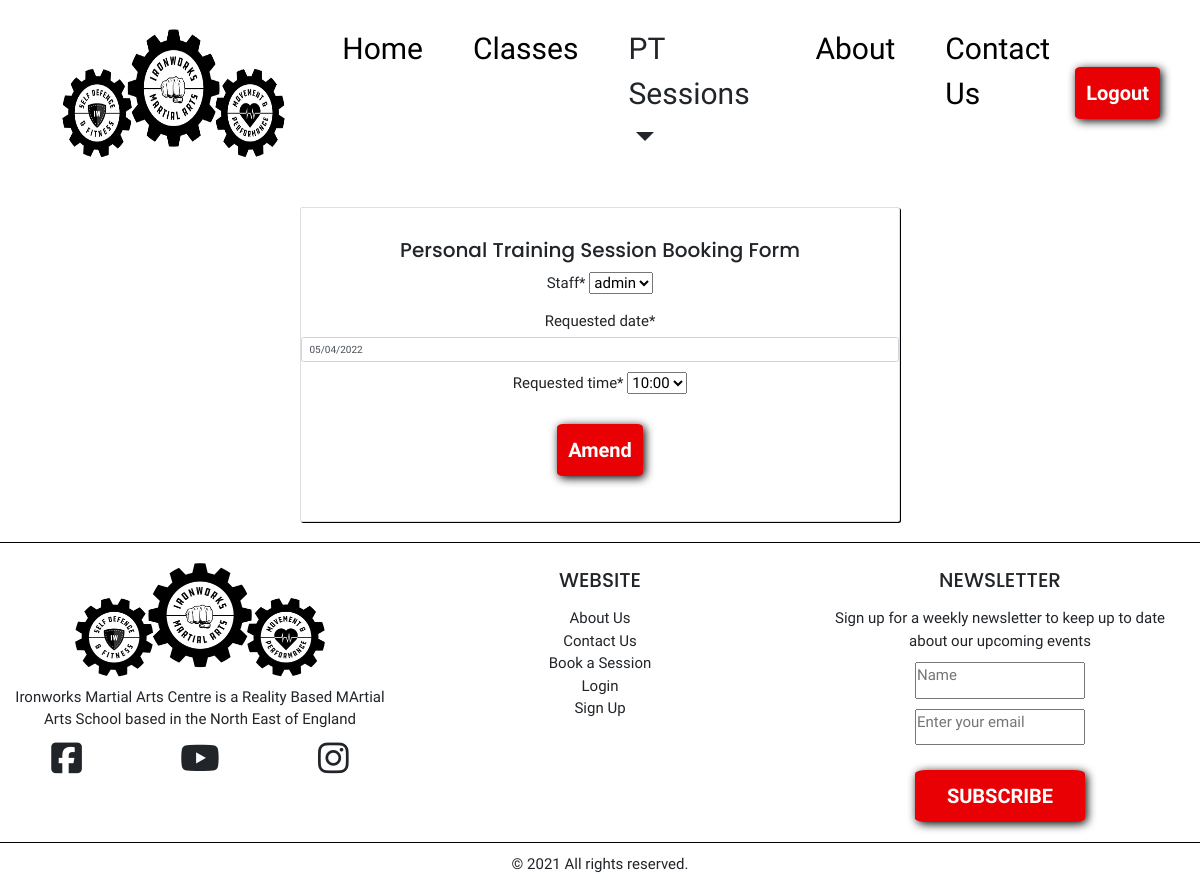
/ptbookings/edit_booking/1 (signed in), run on the app's committed database.
### pt_bookings/models.py (models this page shows, shortened)
class BookPTSession(models.Model):
    user = models.ForeignKey(
        User,
        null=True,
        on_delete=models.CASCADE
    )
    staff = models.CharField(max_length=15, choices=ptStaff, default='karen')
    requested_date = models.DateField()
    requested_time = models.CharField(
        max_length=10, choices=time_choices, default='10:00')
    status = models.CharField(
        max_length=10, choices=status_choices, default='pending')

### pt_bookings/views.py (the view, shortened to what this page needs)
# urls.py: path('edit_booking/<int:booking_id>', views.edit_booking, name='edit_booking'),
def edit_booking(request, booking_id):
    booking_to_edit = get_object_or_404(BookPTSession, pk=booking_id)
    booking_to_edit.requested_date = datetime.datetime.strftime(
                            booking_to_edit.requested_date, '%d/%m/%Y')
    if request.method == 'POST':
        booking_form = BookingForm(request.POST, instance=booking_to_edit)
        if booking_form.is_valid():
            user_requested_staff = request.POST.get('staff')
            user_requested_date = request.POST.get('requested_date')
            user_requested_time = request.POST.get('requested_time')
            correct_date_format = datetime.datetime.strptime(
                user_requested_date, "%d/%m/%Y").strftime('%Y-%m-%d')
            booking_available = check_if_available(
                user_requested_staff,
                correct_date_format,
                user_requested_time)
            if booking_available > 0:
                messages.add_message(
                    request, messages.ERROR,
                    "Unfortunately this slot is already booked"
                    f"{user_requested_time} on {user_requested_date}.")
                return render(
                    request,
                    'pt_bookings/edit_booking.html',
                    {'booking_form': booking_form})
            else:
                booking_form.save()
                messages.add_message(
                    request, messages.SUCCESS,
                    "Your booking has been updated")
                url = reverse('booked_sessions')
                return HttpResponseRedirect(url)
        else:
            messages.add_message(
                request, messages.ERROR, "Sorry, edit was not successful.")
            url = reverse('booked_sessions')
            return HttpResponseRedirect(url)
    else:
        booking_form = BookingForm(instance=booking_to_edit)
    template = 'pt_bookings/edit_booking.html'
    context = {
        'booking_form': booking_form,
        'booked_session': booking_to_edit,
    }
    return render(request, template, context)

### pt_bookings/forms.py
class BookingForm(forms.ModelForm):
    requested_date = forms.DateField(input_formats=['%d/%m/%Y'])
    class Meta:
        model = BookPTSession
        fields = ('staff', 'requested_date', 'requested_time')

### pt_bookings/templates/pt_bookings/edit_booking.html (shortened to what this page needs)
{% extends "base.html" %}
{% load static %}
{% load crispy_forms_tags %}
{% block content %}
<form method="post">
    <div class="card card-login text-align-center">
        <h2>Personal Training Session Booking Form</h2>
        {{booking_form | crispy}}
        <button class="btn" type="submit">Amend</button>
    </div>
</form>
{% endblock %}

### static/css/style.css (style rules this page uses)
:root { font-size: 62.5%; --clr-dark: #000; --clr-accent: #E80004; --clr-light: #fff; }
* { box-sizing: border-box; margin: 0; padding: 0; }
html, body { font-family: 'Source Sans Pro', sans-serif; max-width: 1450px; margin: 0 auto; font-size: 1.5rem; }
h1, h2, h3, h4 { margin-bottom: 1rem; font-family: 'Poppins', sans-serif; }
.text-align-center { text-align: center; }
.btn { background-color: var(--clr-accent); color: var(--clr-light); border-radius: 7%; box-shadow: 0.2rem 0.2rem 1rem var(--clr-dark); font-size: 2rem; padding: 1rem; font-weight: bold; margin: 1.5rem auto; width: fit-content; }
.card-login { width: 50%; padding-top: 3rem; padding-bottom: 3rem; margin: 1rem auto 2rem auto; box-shadow: 0.1rem 0.1rem #000; }

### data on the page
BookPTSession: staff "admin", requested_date "05/04/2022", requested_time "10:00"
